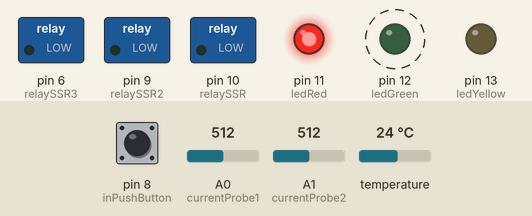
Simulated run of this sketch. Board: Arduino Uno, built with avr-gcc and run on an emulated ATmega328P. On the bench: switched loads named in the sketch (green lamp = pin HIGH), output pins drawn as LEDs (lit = HIGH). Dashed ring = blinking. The inputs (shaded band) are chosen by the test bench; at power-on: pin 8 (inPushButton) HIGH, A0 (currentProbe1) = 512, A1 (currentProbe2) = 512, temperature 24 °C. What the sketch prints to the serial monitor is not drawn.

Above: at 1.2 s.
1.3 s: pin 8 (inPushButton) pulled LOW for 1 s
At 2.8 s:
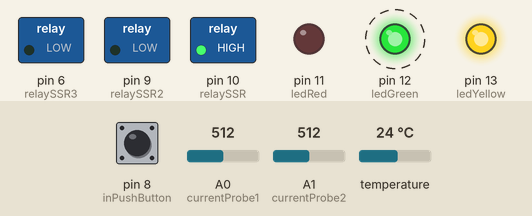
4.5 s: pin 8 (inPushButton) pulled LOW for 0.15 s
At 5.9 s:
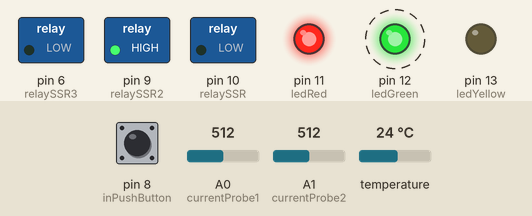
7.5 s: pin 8 (inPushButton) pulled LOW for 0.15 s
At 9.77 s:
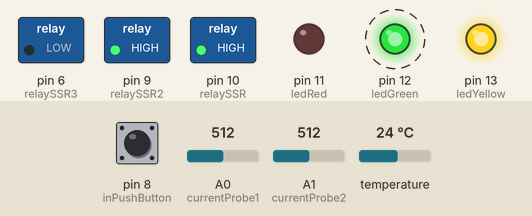
13.7 s: pin 8 (inPushButton) pulled LOW for 3.2 s
At 14.9 s:
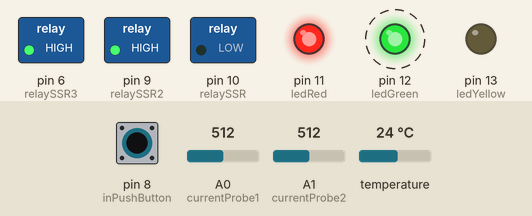
Timing chart, 0 to 22.4 s (numbered marks = the images above; inputs shaded):
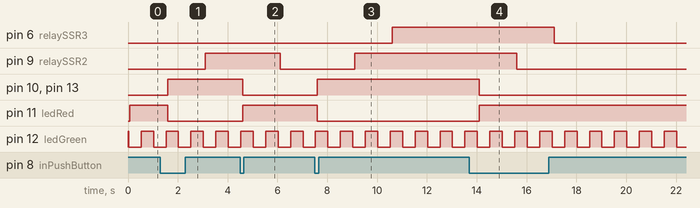

Measured:
- after the input at 1.3 s, pin 9 (relaySSR2): LOW → HIGH after 1.8 s; pin 10 (relaySSR), pin 13 (ledYellow): LOW → HIGH after 0.31 s; pin 11 (ledRed): HIGH → LOW after 0.31 s
- after the input at 4.5 s, pin 6 (relaySSR3): stays LOW (without the input it goes to HIGH after 0.11 s); pin 9 (relaySSR2): HIGH → LOW after 1.6 s; pin 10 (relaySSR), pin 13 (ledYellow): HIGH → LOW after 0.11 s; pin 11 (ledRed): LOW → HIGH after 0.11 s
- after the input at 7.5 s, pin 6 (relaySSR3): LOW → HIGH after 3.1 s; pin 9 (relaySSR2): LOW → HIGH after 1.6 s; pin 10 (relaySSR), pin 13 (ledYellow): LOW → HIGH after 0.11 s; pin 11 (ledRed): HIGH → LOW after 0.11 s
- after the input at 13.7 s, pin 6 (relaySSR3): HIGH → LOW after 3.4 s; pin 9 (relaySSR2): HIGH → LOW after 1.9 s; pin 10 (relaySSR), pin 13 (ledYellow): HIGH → LOW after 0.41 s; pin 11 (ledRed): LOW → HIGH after 0.41 s
- by itself, pin 12 (ledGreen): alternates HIGH for 0.50 s and LOW for 0.50 s

The sketch:

Mon_Timer_temp_currentB05.ino
```cpp
// Written by Björn M
// Control and monitoring of UrsiCNC

// ChangeLog
//20180409 Added 2nd relay relaySRR2 with delay
//20190618 Added 3rd relay relaySRR3 with delay
//20191216 Fixed debounced
//20191227 Do a serial read from RX


#include <Wire.h>
#include <DallasTemperature.h>

#define ONE_WIRE_BUS  2       // Data wire is plugged into pin 2 on the Arduino
#define currentProbe1 0       // The first current meter
#define currentProbe2 1       // The second current meter
#define ledYellow     13
#define ledGreen      12
#define ledRed        11
#define relaySSR      10
#define relaySSR2      9
#define relaySSR3      6
#define inPushButton  8       // choose the input pin (for a pushbutton)
#define SENSOR_RESOLUTION 9   // How many bits to use for temperature values: 9, 10, 11 or 12

// Variables will change:
int buttonState;              // the current reading from the input pin
int lastButtonState = HIGH;   // the previous reading from the input pin
int state = HIGH;             // the current state of the output pin
int previous = LOW;           // the previous reading from the input pin
boolean relayChanged = false; // to be able to delay the relays
boolean relaySRR2state = !state;
boolean relaySRR3state = !state;
long time = 0;                // the last time the output pin was toggled
int noSensors = 0;
const int currentMean1          = 511;

unsigned long lastDebounceTime  = 0;  // the last time the output pin was toggled
unsigned long debounceDelay     = 75;    // the debounce time; increase if the output flickers

volatile byte count             = 0;
volatile int currentValue1      = 0;
volatile int currentValue2      = 0;
volatile byte countold          = 0;
volatile boolean sendOK         = false;
char TCNT2init                  = 177;

String inputString = "";         // a String to hold incoming data
bool stringComplete = false;  // whether the string is complete

// Array
unsigned int current1_array[100];
unsigned int current2_array[100];

// Setup a oneWire instance to communicate with any OneWire devices
// (not just Maxim/Dallas temperature ICs)
OneWire oneWire(ONE_WIRE_BUS);
// Pass our oneWire reference to Dallas Temperature.
DallasTemperature sensors(&oneWire);
DeviceAddress sensorDeviceAddress;


void setup()
{

  pinMode(ledYellow, OUTPUT);     // declare LED as output
  pinMode(ledGreen, OUTPUT);      // declare LED as output
  pinMode(ledRed, OUTPUT);        // declare LED as output
  pinMode(relaySSR, OUTPUT);      // declare SSR as output
  pinMode(relaySSR2, OUTPUT);      // declare SSR as output
  pinMode(relaySSR3, OUTPUT);      // declare SSR as output
  pinMode(inPushButton, INPUT_PULLUP);          // declare pushbutton as input and make pullup resistors avalibe
  digitalWrite(inPushButton, HIGH);       // turn on pullup resistors

  // Set all to off
  digitalWrite(ledYellow, LOW);   // turn LED OFF
  digitalWrite(ledGreen, HIGH);   // turn LED ON
  digitalWrite(ledRed, LOW);     // turn LED OFF
  digitalWrite(relaySSR, LOW);   // turn SSR OFF
  digitalWrite(relaySSR2, LOW);   // turn SSR OFF
  digitalWrite(relaySSR3, LOW);   // turn SSR OFF

  delay(10);
    // start serial port
  Serial.begin(115200);
  Serial.println("UrsiCNC serial promt started");
  inputString.reserve(200);     // Part of serialEvent Read
  // Start up the library
  sensors.begin();
  // Set, show resulotion
  //sensors.getAddress(sensorDeviceAddress, 0);
  //sensors.setResolution(sensorDeviceAddress, SENSOR_RESOLUTION);
  //Serial.println(sensorDeviceAddress,DEC);
  //int resolution = sensors.getResolution(sensorDeviceAddress);
  //Serial.println(resolution,DEC);


  noInterrupts();           // disable all interrupts
  // initialize timer1 @ 2 Hz
  TCCR1A = 0;
  TCCR1B = 0;
  TCNT1  = 0;

  OCR1A = 31250;            // compare match register 16MHz/256/2Hz
  TCCR1B |= (1 << WGM12);   // CTC mode
  TCCR1B |= (1 << CS12);    // 256 prescaler
  TIMSK1 |= (1 << OCIE1A);  // enable timer compare interrupt

  // initialize timer2 @ 100 Hz

  // TIMER2_OVF_vect (Timer2 overflow) is fired with freq:
  // Freq_OVF = 16000000/(scale*(255-TCNT2init)) Hz
  // Square wave( _-_-_ ) on pin OVF_Pin has:
  // Freq_PIN = FreqOVF/2

  TCCR2B = 0x00;                  // No clock source (Timer/Counter stopped)
  TCNT2 = TCNT2init;              // Register : the Timer/Counter (TCNT2) and Output Compare Register (OCR2A and OCR2B) are 8-bit // Reset Timer Count
  TCCR2A = 0x00;                  // TCCR2A – Timer/Counter Control Register A // All bits to zero -> Normal operation

  TCCR2B |= (1<<CS22)|(1<<CS21)|(1<<CS20); // Prescale 1024 (Timer/Counter started)
  //TCCR2B &= ~(1<<CS21);          // Turn off CS21, CS22=1 CS21=0 CS20=1 -> prescale = 128

  TIMSK2 |= (1<<TOIE2);          // TIMSK2 – Timer/Counter2 Interrupt Mask Register // Bit 0 – TOIE2: Timer/Counter2 Overflow Interrupt Enable

  interrupts();             // enable all interrupts
  noSensors = sensors.getDeviceCount();
  Serial.println(time);
}


void loop()
{
  // read the state of the switch into a local variable:
  int reading = digitalRead(inPushButton);

  if (reading != lastButtonState) {
    // reset the debouncing timer
    lastDebounceTime = millis();
  }
  //Serial.println("TestStart");
  //Serial.println(millis() - time);

  // print the string when a newline arrives:
  if (stringComplete) {
    Serial.println(inputString);
    // clear the string:
    inputString = "";
    stringComplete = false;
  }

  if (sendOK) {
   long time2 = millis();
   //float valueVcc = readVcc();
   //float current1 = (currentValue1-currentMean1)*valueVcc/1024/100;
   float current1 = (currentValue1-currentMean1);
   Serial.print("UrsiCNC,");
   //Serial.print("Temperature is: ");
   Serial.print(sensors.getTempCByIndex(0)); // Why "byIndex"?
   Serial.print(",");
   Serial.print(millis() ,DEC);
   Serial.print(",");
   //Serial.print(current1, DEC);
   Serial.print(reading);
   Serial.print(",");
   Serial.print(!state);
   Serial.print(",");
   Serial.print(relaySRR2state);
   Serial.print(",");
   Serial.print(relaySRR3state);
   Serial.print(",");
   Serial.print(!relayChanged);
   Serial.print(",");
   for(int n=0; n < 99; n++){
      Serial.print(current1_array[n]);
      Serial.print(",");}
   Serial.print("new,");
   for(int n=0; n < 99; n++){
      Serial.print(current2_array[n]);
      Serial.print(",");}

   sendOK = false;
   Serial.print(0xFF);
   Serial.print(",");
   Serial.print(countold);
   Serial.print(",");
   time2 = millis() - time2;
   Serial.print(time2 ,DEC);
   Serial.println(";");
  }
  //Serial.println("TestButton");
  //Serial.println(millis() - time);

  if ((millis() - lastDebounceTime) > debounceDelay) {
    // whatever the reading is at, it's been there for longer than the debounce
    // delay, so take it as the actual current state:

    // if the button state has changed:
    if (reading != buttonState) {
      buttonState = reading;

      // only toggle the LED if the new button state is HIGH
      if (buttonState == LOW) {
        //Serial.println("Wooorks");
        digitalWrite(ledYellow, digitalRead(ledYellow) ^ 1);   // toggle LED pin
        relayChanged = true;
        if (state == HIGH){
          state = LOW;}
        else{
          state = HIGH;}
        digitalWrite(relaySSR, !state);
//        Serial.println("Button Read");
//        Serial.println( millis() - time);
//        previous == LOW;
        time = millis();


      }
    }
  }

  if (relayChanged == true && millis() - time > 1500) {
    digitalWrite(relaySSR2, !state);
    relaySRR2state = !state;
    //relayChanged = false;
  }
  if (relayChanged == true && millis() - time > 3000) {
    digitalWrite(relaySSR3, !state);
    relayChanged = false;
    relaySRR3state = !state;
  }
  digitalWrite(ledRed, state);
  digitalWrite(ledYellow, !state);


}

ISR(TIMER1_COMPA_vect)          // timer compare interrupt service routine, 2Hz
{
  digitalWrite(ledGreen, digitalRead(ledGreen) ^ 1);   // toggle LED pin
  countold = count;
  count = 0;
  sensors.requestTemperaturesnodelay();
  currentValue1 = analogRead(currentProbe1);
  currentValue2 = analogRead(currentProbe2);
  sendOK = true;
}

ISR(TIMER2_OVF_vect) { // 100 Hz
 // PORTD maps to Arduino digital pins 0 to 7
 TCNT2 = TCNT2init;
 current1_array[count] = analogRead(currentProbe1);
 current2_array[count] = analogRead(currentProbe2);
 count = ++count;
 //digitalWrite(ledYellow, digitalRead(ledYellow) ^ 1);   // toggle LED pin

};

long readVcc() {
  long result;
  // Read 1.1V reference against AVcc
  ADMUX = _BV(REFS0) | _BV(MUX3) | _BV(MUX2) | _BV(MUX1);
  delay(2); // Wait for Vref to settle
  ADCSRA |= _BV(ADSC); // Convert
  while (bit_is_set(ADCSRA,ADSC));
  result = ADCL;
  result |= ADCH<<8;
  //measured 1.075-1.076V 1099725-1100748
  result = 1125300 / result; // Back-calculate AVcc in mV 1.1 * 1023 *1000 , adjust acc.
  return result;
}

/*
  SerialEvent occurs whenever a new data comes in the hardware serial RX. This
  routine is run between each time loop() runs, so using delay inside loop can
  delay response. Multiple bytes of data may be available.
*/
void serialEvent() {
  while (Serial.available()) {
    // get the new byte:
    char inChar = (char)Serial.read();
    // add it to the inputString:
    inputString += inChar;
    // if the incoming character is a newline, set a flag so the main loop can
    // do something about it:
    if (inChar == '\n') {
      stringComplete = true;
    }
  }
}
```
